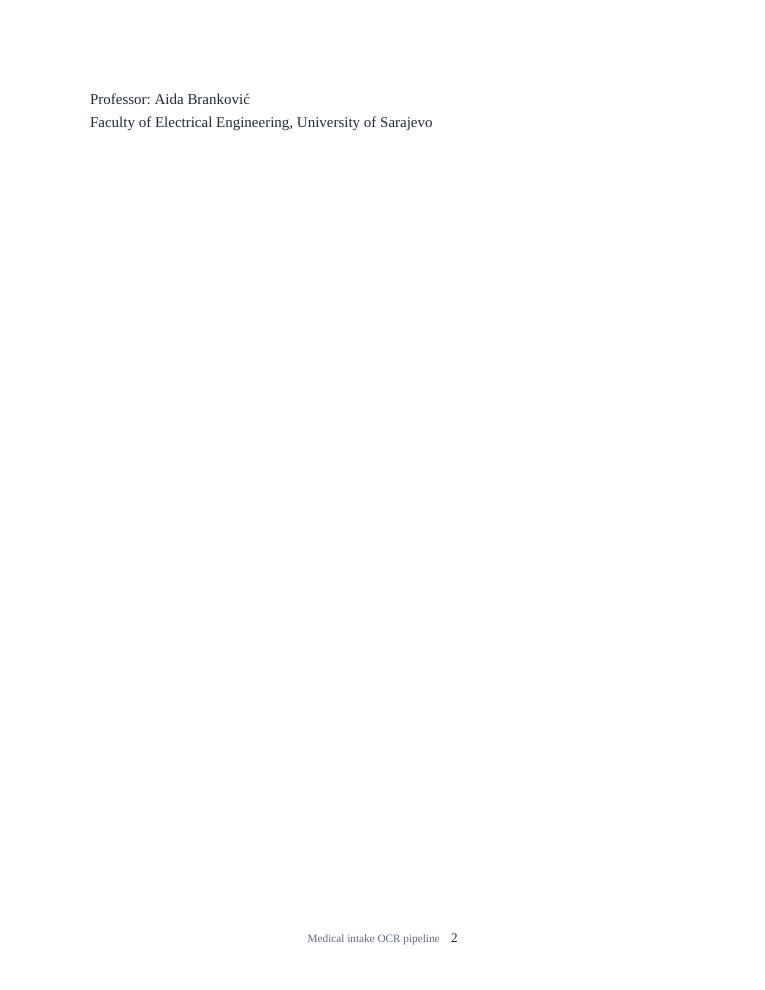
#> input picture _review/body_v2.jpg, 765 x 990 px; its folder holds only this picture in this run
$ python -i preprocess.py   (imports and definitions only)
#> lines starting #> are read from the running program, lines starting #| are printed output that depends on the picture; after the words box and inside, x2 and y2 are one past the last pixel; in counts of white or black regions, pixels touching at a corner belong together
"""
preprocess.py — importable port of notebook 02's scan→crops pipeline.

Notebook 02 (`02_preprocessing.ipynb`) is the locked source of truth for how a
raw photographed form becomes the cleaned per-field crops the OCR stack reads.
That logic lived only in notebook cells, so the Streamlit app could process the
100 forms already on disk but could NOT process a freshly uploaded scan. This
module lifts those exact functions out — verbatim behaviour — and parameterises
them by `field_map` (the notebook used module-level globals W/H/FIELDS).

Pipeline for one form (BGR image in):
    detect_finders -> deskew (homography to the 1654x2339 template canvas)
    -> normalize (CLAHE, kills yellow cast) -> drop_guides (light gray -> white)
    -> per-field crop + clean_field (+ trim_x for text) -> checkbox pixel reads

`process_form(raw, field_map, out_dir)` writes `<out_dir>/processed.png` plus the
`<field>.png` / `<field>_<cell>.png` crops the rest of the pipeline already
expects, and returns the checkbox summary in `preprocess_report.json` shape.

Mirrors nb02 cells 3-5; thresholds kept identical so on-disk and freshly
processed forms read the same.
"""

from __future__ import annotations

import os

import cv2
import numpy as np

# Thresholds — identical to nb02 cell 1.
DROP_THRESH = 150     # pixels lighter than this -> white (guide/background dropout)
CHECK_THRESH = 0.08   # inner dark-pixel fraction above which a checkbox is "ticked"


# --------------------------------------------------------------------------- #
# Geometry: finder-pattern detection + deskew  (nb02 cell 3)
# --------------------------------------------------------------------------- #
# [46 lines left out: functions detect_finders, order_TL_TR_BL, deskew, not called in this run]


# --------------------------------------------------------------------------- #
# Tone + guide dropout  (nb02 cell 4)
# --------------------------------------------------------------------------- #
def normalize(img):
    gray = cv2.cvtColor(img, cv2.COLOR_BGR2GRAY) if img.ndim == 3 else img
    return cv2.createCLAHE(clipLimit=2.0, tileGridSize=(8, 8)).apply(gray)


def drop_guides(gray, thresh=DROP_THRESH):
    # keep dark ink as-is; everything lighter (guide boxes, paper) -> white
    return np.where(gray < thresh, gray, 255).astype(np.uint8)


# --------------------------------------------------------------------------- #
# Per-field crop + clean  (nb02 cell 5)
# --------------------------------------------------------------------------- #
def crop(img, box):
    x, y, w, h = (int(round(v)) for v in box)   # field_map may hold float coords
    return img[y:y + h, x:x + w]


def clean_field(gray, is_text=False, min_area=8, lt=6, depth=0.16, frac=0.62):
    """Strip residual box edges/frames + dust from a field crop, keep handwriting.
    Verbatim from nb02 cell 5 (rim whiten -> border darkness scan -> text underline
    subtraction -> connected-component edge/frame/dust pass)."""
#> called with is_text = False, min_area = 8, lt = 6, depth = 0.16, frac = 0.62
    h, w = gray.shape
    _, bw = cv2.threshold(gray, 0, 255, cv2.THRESH_BINARY_INV + cv2.THRESH_OTSU)
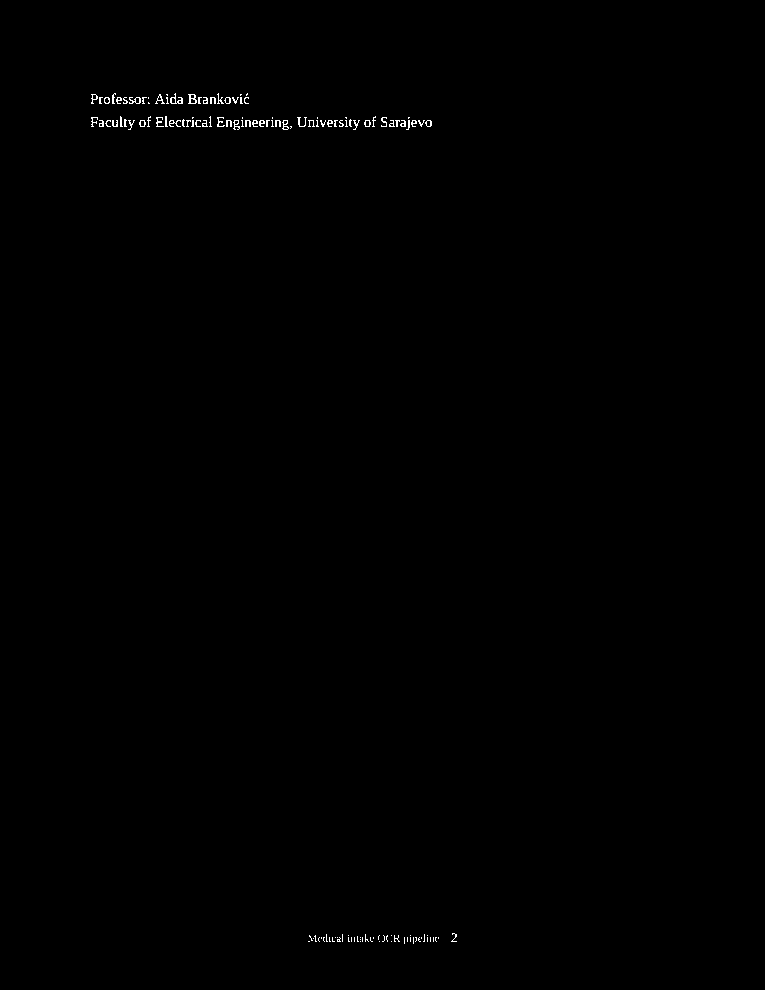
#> bw: shape (990, 765); 0.25% white in thin lines or dots, all inside (x1, y1, x2, y2) = (91, 93, 457, 944)
    bw[:3, :] = 0; bw[-3:, :] = 0; bw[:, :3] = 0; bw[:, -3:] = 0          # rim whiten

    dh, dw = max(2, int(h * depth)), max(2, int(w * depth))
    for r in list(range(dh)) + list(range(h - dh, h)):
        if bw[r, :].mean() >= frac * 255:
            bw[r, :] = 0
    for c in list(range(dw)) + list(range(w - dw, w)):
        if bw[:, c].mean() >= frac * 255:
            bw[:, c] = 0

    if is_text:
        closed = cv2.morphologyEx(bw, cv2.MORPH_CLOSE,
                                  cv2.getStructuringElement(cv2.MORPH_RECT, (25, 1)))
        rf = closed.mean(axis=1) / 255.0
        bw[rf >= 0.80, :] = 0

    n, lab, stats, _ = cv2.connectedComponentsWithStats(bw, 8)
#> lab: shape (990, 765) int32; 131 distinct labels, from 0 to 130
#> n = 131; stats = 131 rows, first 6: [0, 0, 765, 990, 755427], [112, 93, 4, 11, 24], [170, 93, 13, 11, 58], [217, 93, 7, 11, 28], [246, 93, 2, 3, 4], [91, 94, 7, 10, 29]
    keep = np.zeros_like(bw)
    for i in range(1, n):
        x, y, cw, ch, area = stats[i]
        if area < min_area:
            continue
        fill = area / float(cw * ch)
        elong = max(cw, ch) / max(1, min(cw, ch))
        t = (x <= 1) + (y <= 1) + (x + cw >= w - 1) + (y + ch >= h - 1)
        if (y <= 1 and y + ch >= h - 1) and cw <= lt:                    # straight full-height edge
            continue
        if (x <= 1 and x + cw >= w - 1) and ch <= lt:                    # straight full-width edge
            continue
        if cw <= lt and ch >= 0.5 * h and (x <= 0.10 * w or x + cw >= 0.90 * w):   # thin tall side edge
            continue
        if ((x <= 3) + (y <= 3) + (x + cw >= w - 3) + (y + ch >= h - 3)) >= 2 and area < 120:  # corner fragment
            continue
        if t >= 3 and fill < 0.25:                                       # hollow box frame
            continue
        if t >= 2 and fill < 0.18 and elong > 4 and min(cw, ch) <= 2 * lt:   # diagonal/corner fragment
            continue
        if not is_text:
            if cw >= 0.85 * w and ch <= lt:                              # cell top/bottom edge
                continue
            if ch >= 0.85 * h and cw <= lt and (x <= 0.18 * w or x + cw >= 0.82 * w):  # cell side edge
                continue
        keep[lab == i] = 255
#> this loop made 130 passes
#> (x, y, cw, ch, area, fill, elong) on passes 1, 2, 3, 5, 6, 8, 11, 12: (112, 93, 4, 11, 24, 0.545, 2.75), (170, 93, 13, 11, 58, 0.406, 1.18), (217, 93, 7, 11, 28, 0.364, 1.57), (91, 94, 7, 10, 29, 0.414, 1.43), (155, 94, 10, 10, 33, 0.33, 1), (188, 94, 9, 10, 50, 0.556, 1.11), (104, 97, 6, 7, 23, 0.548, 1.17), (116, 97, 6, 7, 24, 0.571, 1.17)
#> keep: shape (990, 765); 0.23% white in thin lines or dots, all inside (x1, y1, x2, y2) = (91, 93, 457, 942)
    return 255 - keep


# [95 lines left out: functions trim_x, checkbox_state, to_processed_page, crops_from_page, process_form, decode_upload, not called in this run]

>>> import cv2
>>> picture = cv2.imread('../_review/body_v2.jpg', cv2.IMREAD_GRAYSCALE)
>>> result = clean_field(picture)

$ run again, on _review/body_v3.jpg
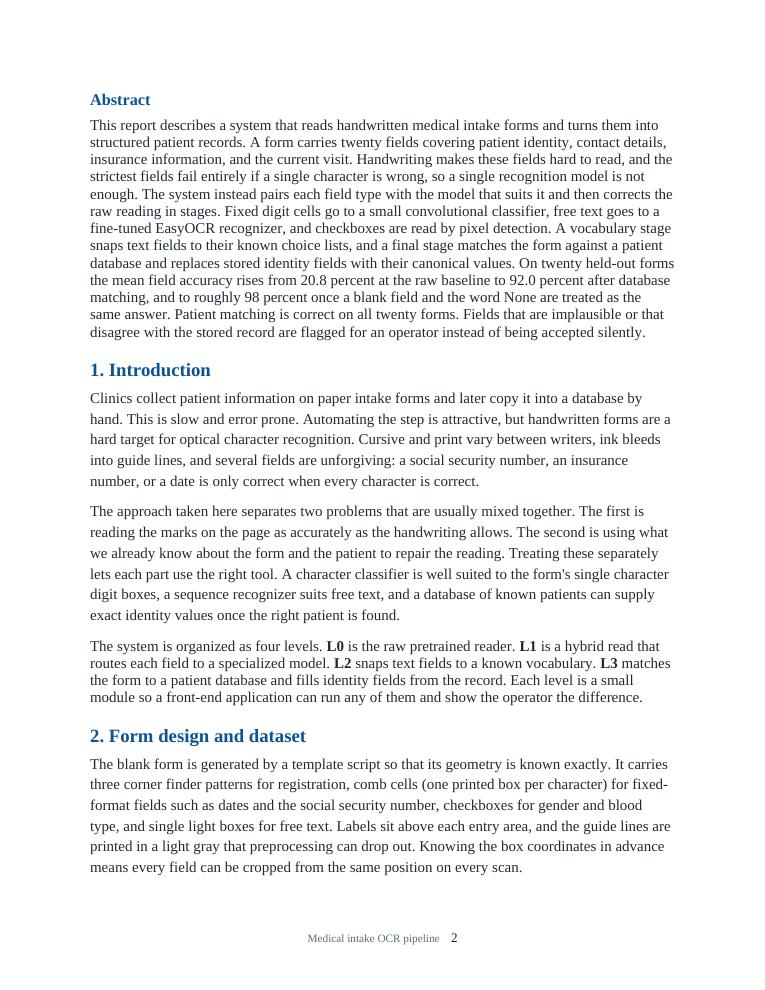
#> input picture _review/body_v3.jpg, 765 x 990 px
#> bw: shape (990, 765); 8% white in thin lines or dots, all inside (x1, y1, x2, y2) = (90, 94, 674, 944)
#> in clean_field, `n, lab, stats, _ = cv2.connectedComponentsWithStats(bw, 8)`:
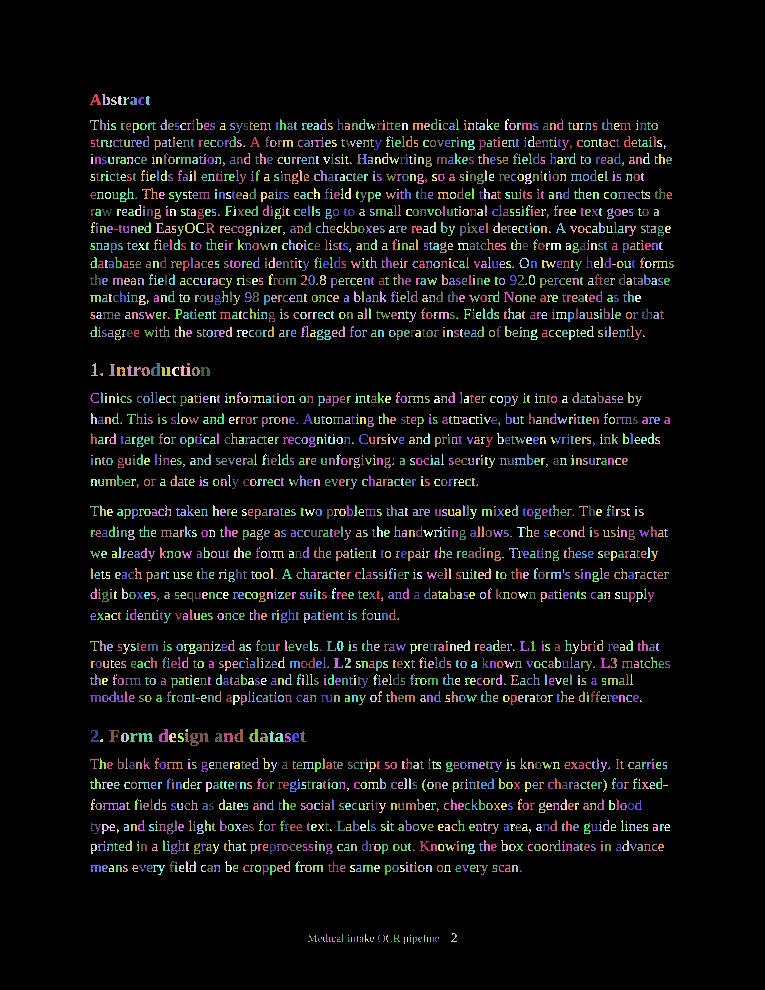
#> lab: shape (990, 765) int32; 2837 distinct labels, from 0 to 2836; one colour per label, 0 black
#> n = 2837; stats = 2837 rows, first 6: [0, 0, 765, 990, 696737], [90, 94, 11, 11, 51], [102, 94, 8, 11, 45], [111, 97, 6, 8, 26], [118, 96, 4, 9, 27], [123, 97, 6, 8, 23]
#> the loop in clean_field, `for i in range(1, n):` made 2836 passes
#> (x, y, cw, ch, area, fill, elong) on passes 1 to 3: (90, 94, 11, 11, 51, 0.421, 1), (102, 94, 8, 11, 45, 0.511, 1.38), (111, 97, 6, 8, 26, 0.542, 1.33)
#> after the loop in clean_field, `for i in range(1, n):`:
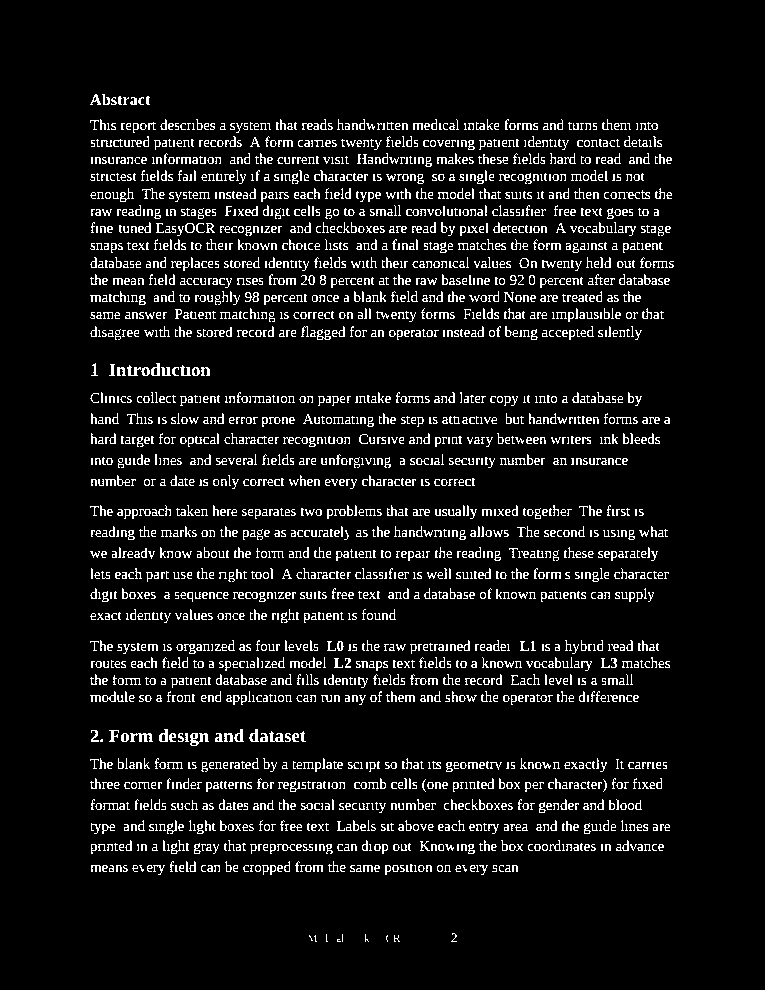
#> keep: shape (990, 765); 7.9% white in thin lines or dots, all inside (x1, y1, x2, y2) = (90, 94, 674, 942)

$ run again, on _review/ie-1.jpg
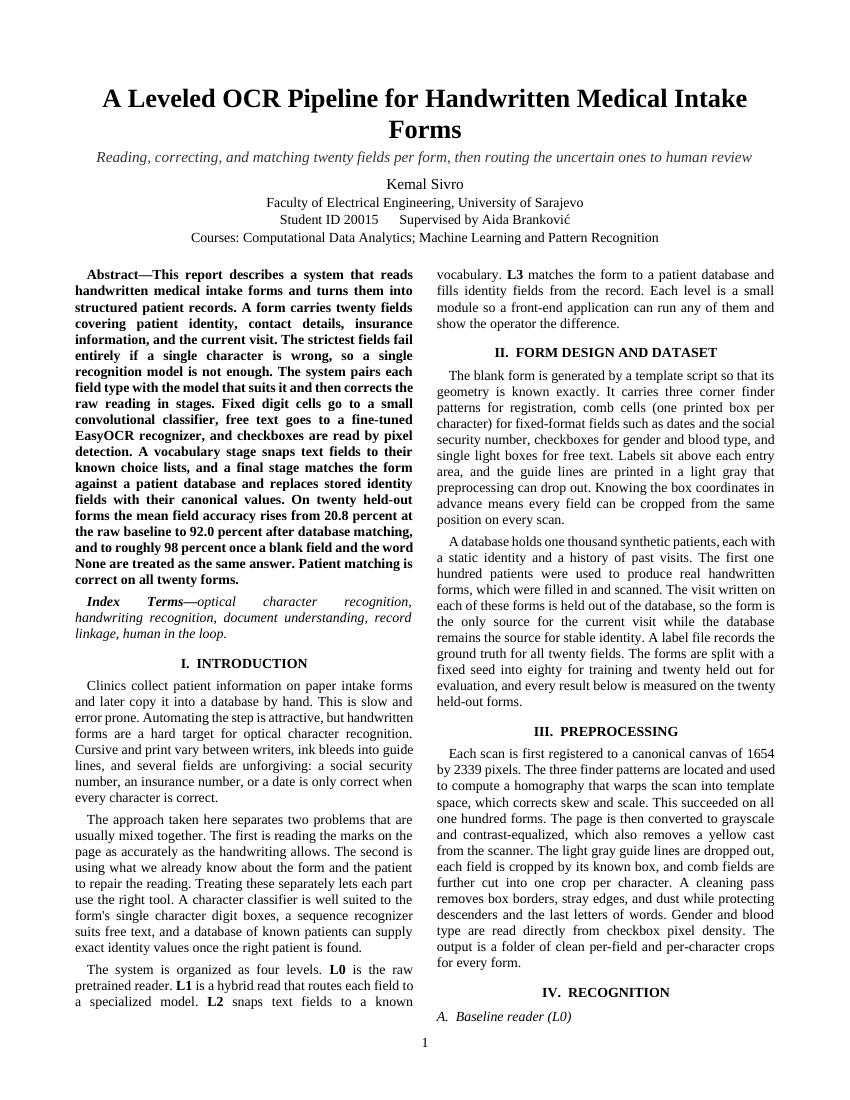
#> input picture _review/ie-1.jpg, 850 x 1100 px
#> picture is the input picture: shape (1100, 850); min 0, max 255, mean 233.7
#> bw: shape (1100, 850); 9.9% white in thin lines or dots, all inside (x1, y1, x2, y2) = (75, 88, 775, 1047)
#> in clean_field, `n, lab, stats, _ = cv2.connectedComponentsWithStats(bw, 8)`:
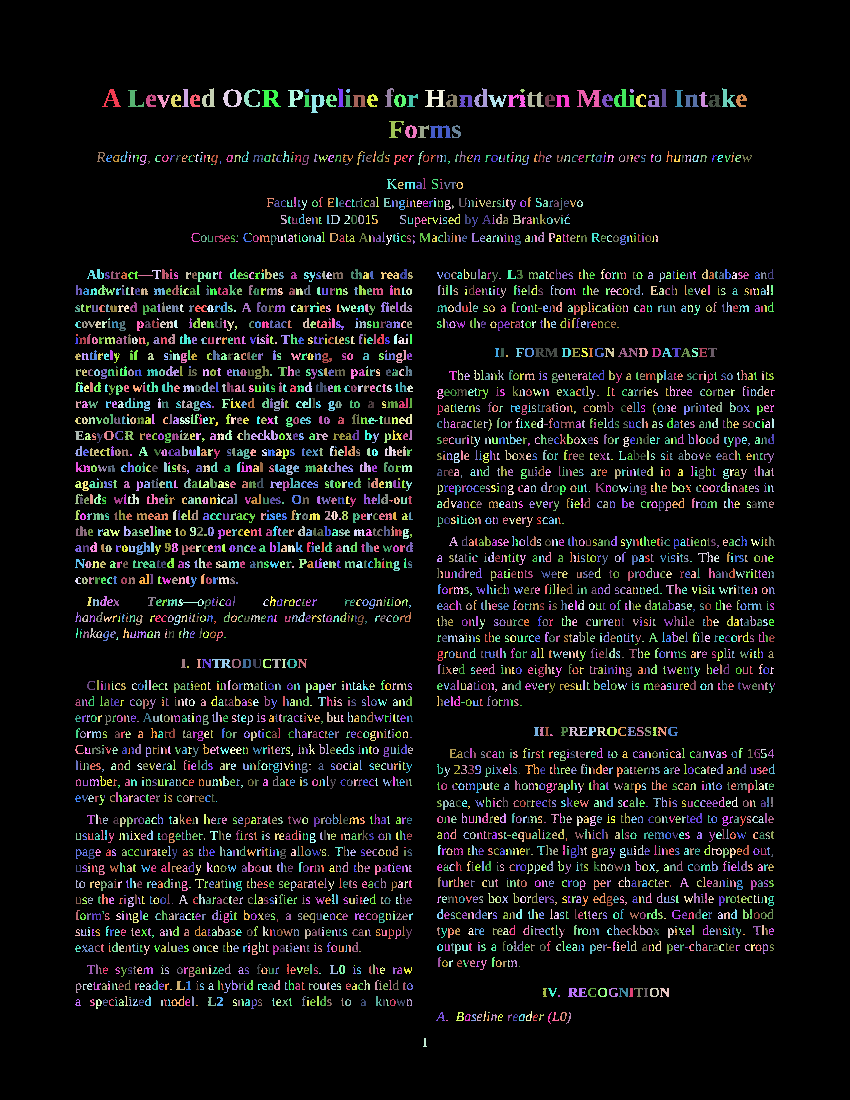
#> lab: shape (1100, 850) int32; 4511 distinct labels, from 0 to 4510; one colour per label, 0 black
#> n = 4511
#> the loop in clean_field, `for i in range(1, n):` made 4510 passes
#> (x, y, cw, ch, area, fill, elong) on passes 1 to 3: (102, 89, 19, 18, 124, 0.363, 1.06), (182, 89, 7, 18, 76, 0.603, 2.57), (202, 88, 13, 19, 130, 0.526, 1.46)
#> after the loop in clean_field, `for i in range(1, n):`:
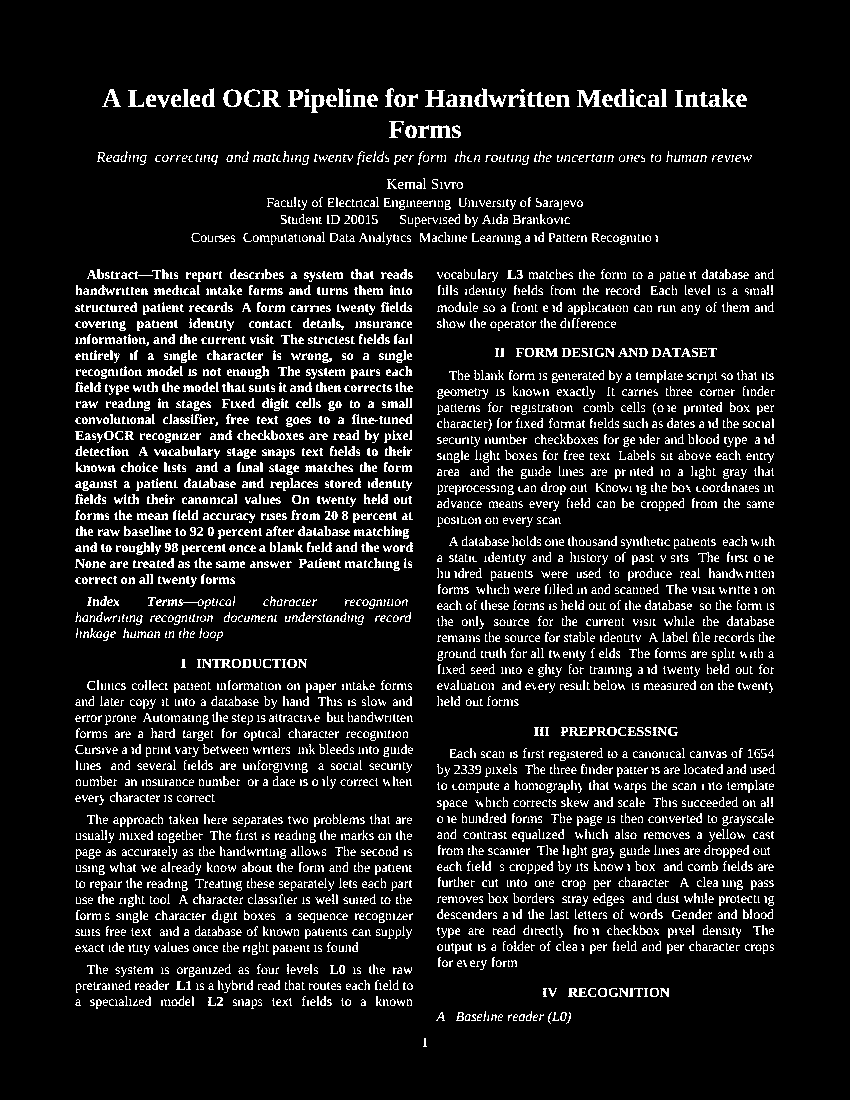
#> keep: shape (1100, 850); 9.8% white in thin lines or dots, all inside (x1, y1, x2, y2) = (75, 88, 775, 1047)
